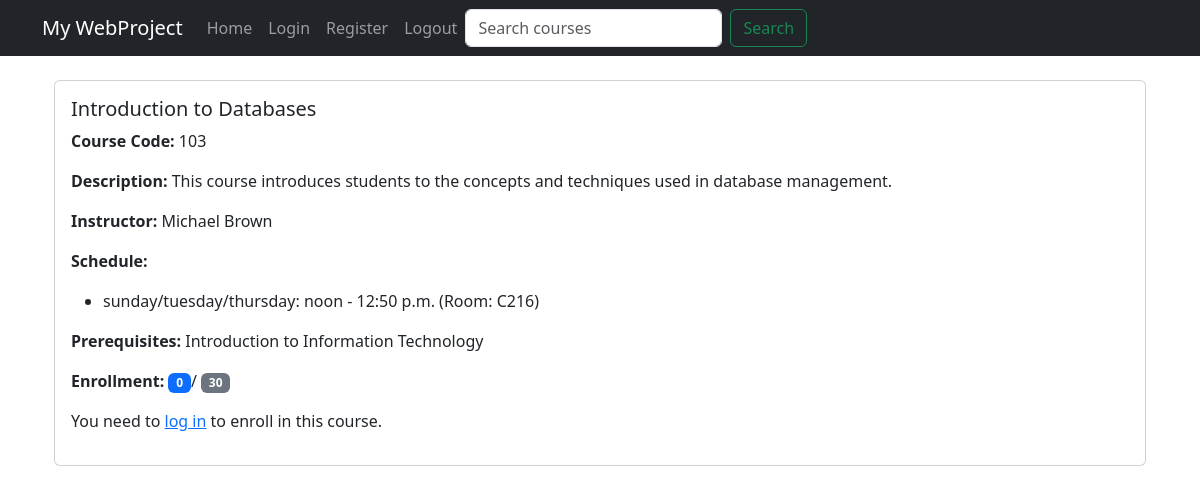
Page /courses/3/ on the committed database.
### courses/models.py (models this page shows, shortened)
class Course(models.Model):
    course_code = models.CharField(max_length=20)
    course_name = models.CharField(max_length=100)
    instructor_name = models.CharField(max_length=100)
    description = models.TextField()
    capacity = models.PositiveIntegerField()
    enrollment_count = models.PositiveIntegerField(default=0)
    prerequisites = models.ManyToManyField('self', symmetrical=False, blank=True)

### schedules/models.py (models this page shows, shortened)
class Schedule(models.Model):
    days = models.CharField(max_length=100)
    start_time = models.TimeField()
    end_time = models.TimeField()
    room_no = models.CharField(max_length=20)
    course = models.ForeignKey(Course, on_delete=models.CASCADE, related_name='schedules')

### courses/views.py (the view)
# urls.py: path('<int:course_id>/', views.course_detail, name='course_detail'),
def course_detail(request, course_id):
    course = get_object_or_404(Course, id=course_id)
    enrollment_count = course.enrollments.count()
    schedules = course.schedules.all()
    enrolled = False
    if request.user.is_authenticated and hasattr(request.user, 'student'):
        enrolled = Enrollment.objects.filter(course=course, student=request.user.student).exists()
    return render(request, 'courses/course_detail.html', {
        'course': course,
        'enrollment_count': enrollment_count,
        'enrolled': enrolled,
        'schedules': schedules,
    })

### templates/courses/course_detail.html
{% extends 'base.html' %}
{% block content %}
<div class="container mt-4">
    <div class="card">
        <div class="card-body">
            <h5 class="card-title">{{ course.course_name }}</h5>
            <p class="card-text"><strong>Course Code:</strong> {{ course.course_code }}</p>
            <p class="card-text"><strong>Description:</strong> {{ course.description }}</p>
            <p class="card-text"><strong>Instructor:</strong> {{ course.instructor_name }}</p>
            <p class="card-text"><strong>Schedule:</strong></p>
            <ul>
                {% for schedule in schedules %}
                    <li>{{ schedule.days }}: {{ schedule.start_time }} - {{ schedule.end_time }} (Room: {{ schedule.room_no }})</li>
                {% endfor %}
            </ul>
            <p class="card-text"><strong>Prerequisites:</strong>
                {% for prerequisite in course.prerequisites.all %}
                    {{ prerequisite.course_name }}{% if not forloop.last %}, {% endif %}
                {% endfor %}
            </p>
            <p class="card-text"><strong>Enrollment:</strong>
                <span class="badge bg-primary">{{ enrollment_count }}</span>/
                <span class="badge bg-secondary">{{ course.capacity }}</span>
            </p>
            {% if user.is_authenticated %}
                {% if not user.student %}
                    <p>You need to <a href="{% url 'login' %}">log in</a> as a student to enroll in this course.</p>
                {% else %}
                    {% if enrolled %}
                        <form action="{% url 'drop_course' course.id %}" method="post">
                            {% csrf_token %}
                            <button type="submit" class="btn btn-danger">Drop Course</button>
                        </form>
                    {% else %}
                        {% if enrollment_count < course.capacity %}
                            <form action="{% url 'enroll_course' course.id %}" method="post">
                                {% csrf_token %}
                                <button type="submit" class="btn btn-primary">Enroll</button>
                            </form>
                        {% else %}
                            <button type="button" class="btn btn-danger" disabled>Course Full</button>
                        {% endif %}
                    {% endif %}
                {% endif %}
            {% else %}
                <p>You need to <a href="{% url 'login' %}">log in</a> to enroll in this course.</p>
            {% endif %}
        </div>
    </div>
</div>
{% endblock %}

### rows in the picture
Course: course_name "Introduction to Databases", course_code "103", description "This course introduces students to the concepts and techniques used in database management.", instructor_name "Michael Brown", capacity "30"
Schedule: days "sunday/tuesday/thursday", start_time "noon", end_time "12:50 p.m.", room_no "C216"
Course: course_name "Introduction to Information Technology"

### other values in the picture
{{ enrollment_count }} "0"
